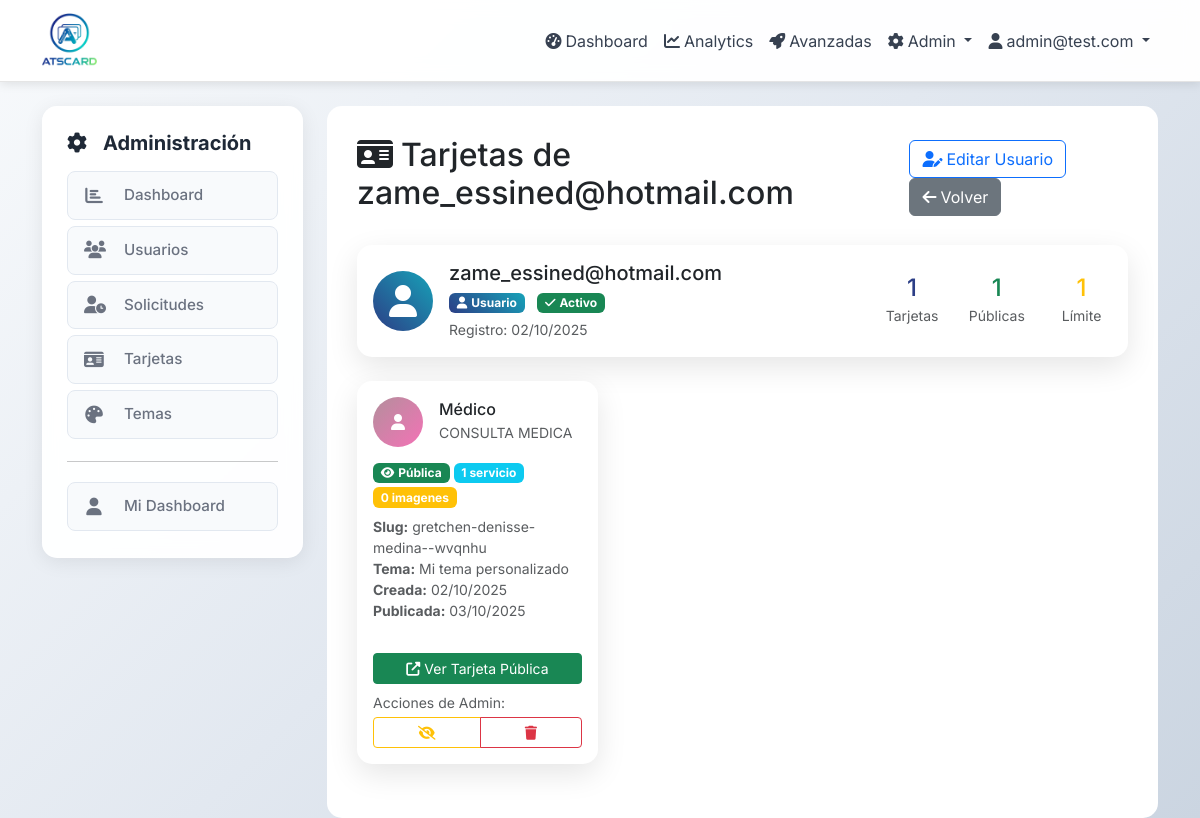
The app's page /admin/users/10/cards (signed in), older data.
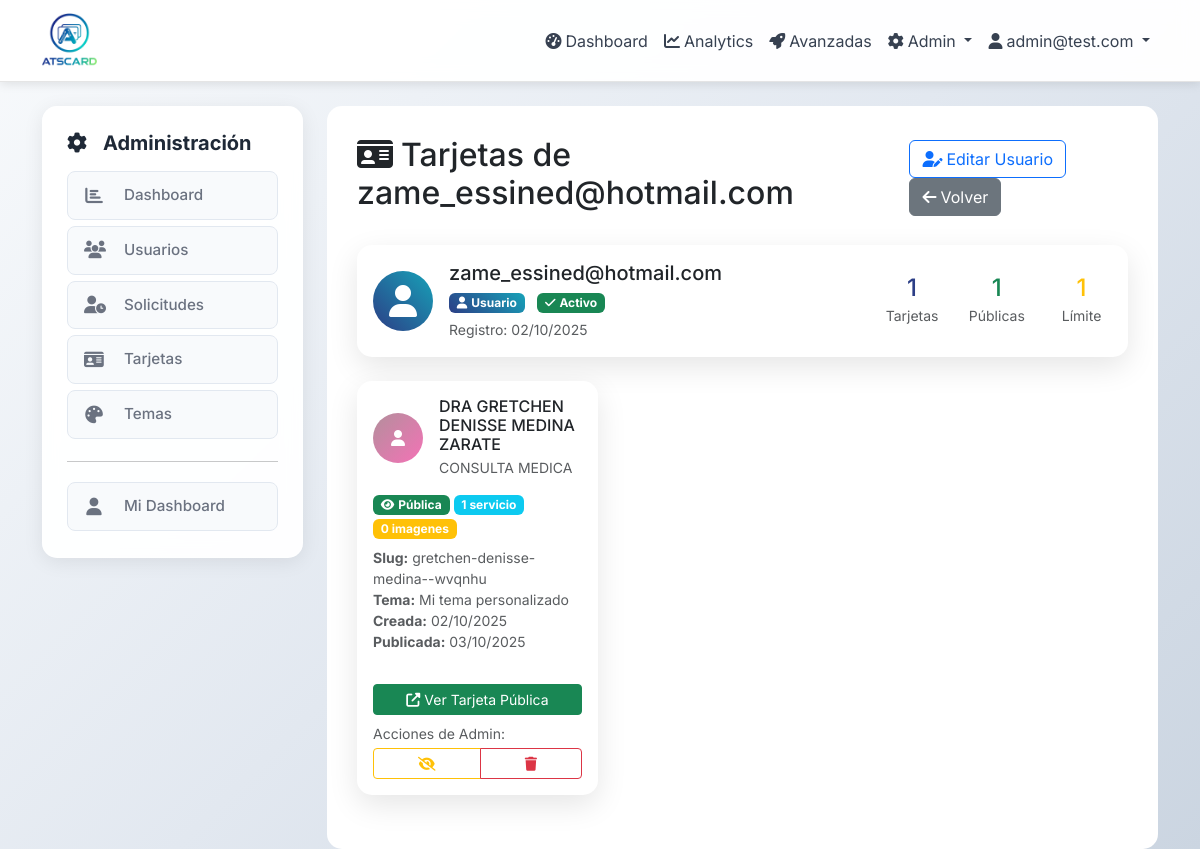
The same page, newer data.
### app/models.py (models this page shows, shortened)
class Card(db.Model):
    id = db.Column(db.Integer, primary_key=True)
    owner_id = db.Column(db.Integer, db.ForeignKey('user.id'), nullable=False)
    slug = db.Column(db.String(100), unique=True, nullable=False, index=True)
    title = db.Column(db.String(200))  # e.g., "Lourdes Arellano - Salón & Spa"
    name = db.Column(db.String(100), nullable=False)
    job_title = db.Column(db.String(200))
    company = db.Column(db.String(200))
    phone = db.Column(db.String(20))
    email_public = db.Column(db.String(120))
    website = db.Column(db.String(255))
    location = db.Column(db.String(255))
    bio = db.Column(db.Text)
    theme_id = db.Column(db.Integer, db.ForeignKey('theme.id'), nullable=False)
    is_public = db.Column(db.Boolean, default=True, nullable=False)
    published_at = db.Column(db.DateTime)
    avatar_path = db.Column(db.String(255))  # Legacy - kept for backward compatibility
    avatar_square_path = db.Column(db.String(255))  # Square version for circle/rounded/square
    avatar_rect_path = db.Column(db.String(255))   # Rectangular version for rectangle shape
    require_customer_address = db.Column(db.Boolean, default=False, nullable=False)  # solicitar dirección en citas
    created_at = db.Column(db.DateTime, default=now_utc_for_db)
    updated_at = db.Column(db.DateTime, default=now_utc_for_db, onupdate=now_utc_for_db)
    instagram = db.Column(db.String(255))
    whatsapp_country = db.Column(db.String(10))  # Country code for WhatsApp (e.g., '+34')
    whatsapp = db.Column(db.String(20))  # Phone number without country code
    custom_layout = db.Column(db.Text)  # Store custom layout JSON from visual editor
    facebook = db.Column(db.String(255))
    linkedin = db.Column(db.String(255))
    twitter = db.Column(db.String(255))
    youtube = db.Column(db.String(255))
    tiktok = db.Column(db.String(255))
    telegram = db.Column(db.String(255))
    snapchat = db.Column(db.String(255))
    pinterest = db.Column(db.String(255))
    github = db.Column(db.String(255))
    behance = db.Column(db.String(255))
    dribbble = db.Column(db.String(255))
    primary_social_networks = db.Column(db.Text)
    services = db.relationship('Service', backref='card', lazy='dynamic', cascade='all, delete-orphan')
    products = db.relationship('Product', backref='card', lazy='dynamic', cascade='all, delete-orphan')
    gallery_items = db.relationship('GalleryItem', backref='card', lazy='dynamic', cascade='all, delete-orphan')
    def get_public_url(self):
        return f"/c/{self.slug}"

class Theme(db.Model):
    id = db.Column(db.Integer, primary_key=True)
    name = db.Column(db.String(100), nullable=False)
    template_name = db.Column(db.String(50), default='classic')  # template file name (classic, mobile, elegant, etc.)
    primary_color = db.Column(db.String(7), default='#6366f1')  # hex color
    secondary_color = db.Column(db.String(7), default='#8b5cf6')
    accent_color = db.Column(db.String(7), default='#ec4899')
    avatar_border_color = db.Column(db.String(7), default='#ffffff')  # avatar border color
    font_family = db.Column(db.String(100), default='Inter')
    layout = db.Column(Enum('classic', 'modern', 'minimal', name='theme_layouts'), default='modern')
    avatar_shape = db.Column(Enum('circle', 'rounded', 'square', 'rectangle', name='avatar_shapes'), default='circle')
    bg_image_path = db.Column(db.String(255))  # optional background image
    preview_image = db.Column(db.String(255))  # preview screenshot for theme selection
    is_active = db.Column(db.Boolean, default=True)  # admin can disable themes
    is_global = db.Column(db.Boolean, default=False)  # True for admin themes visible to all, False for personal themes
    created_by_id = db.Column(db.Integer, db.ForeignKey('user.id'), nullable=True)  # NULL for admin themes, user_id for personal themes
    created_at = db.Column(db.DateTime, default=now_utc_for_db)
    cards = db.relationship('Card', backref='theme', lazy='dynamic')

### app/admin/routes.py (the view)
@bp.route('/users/<int:id>/cards')
@login_required
@admin_required
def user_cards(id):
    user = User.query.get_or_404(id)
    cards = user.cards.order_by(Card.created_at.desc()).all()
    return render_template('admin/user_cards.html', user=user, cards=cards)

### app/models.py (called while the page is built)
    def is_admin(self):
        return self.role == 'admin'

### app/utils.py (called while the page is built)
def admin_required(f):
    from functools import wraps
    from flask import abort
    from flask_login import current_user
    @wraps(f)
    def decorated_function(*args, **kwargs):
        if not current_user.is_authenticated or not current_user.is_admin():
            abort(403)
        return f(*args, **kwargs)
    return decorated_function

### app/templates/admin/user_cards.html (shortened to what the changed rows need)
{% extends "base.html" %}
{% block content %}
<div class="row">
    <div class="col-md-9">
        <div class="main-content">
            <div class="d-flex justify-content-between align-items-center mb-4">
                <h2>
                    <i class="fas fa-id-card me-2"></i>Tarjetas de {{ user.email }}
                </h2>
            </div>
            {% if cards %}
                <div class="row">
                    {% for card in cards %}
                        <div class="col-lg-6 col-xl-4 mb-4">
                            <div class="card h-100">
                                <div class="card-body d-flex flex-column">
                                    <div class="d-flex align-items-center mb-3">
                                        <div class="avatar-sm me-3">
                                            {% if card.avatar_path %}
                                                <img src="{{ url_for('static', filename='uploads/' + card.avatar_path) }}"
                                                     class="rounded-circle" width="50" height="50" style="object-fit: cover;">
                                            {% else %}
                                                <div class="rounded-circle d-flex align-items-center justify-content-center"
                                                     style="width: 50px; height: 50px; background: linear-gradient(135deg, {{ card.theme.primary_color }}, {{ card.theme.secondary_color }}); color: white;">
                                                    <i class="fas fa-user"></i>
                                                </div>
                                            {% endif %}
                                        </div>
                                        <div class="flex-grow-1">
                                            <h6 class="card-title mb-0">{{ card.title or card.name }}</h6>
                                            {% if card.company %}
                                                <small class="text-muted">{{ card.company }}</small>
                                            {% endif %}
                                        </div>
                                    </div>
                                    <div class="mb-3">
                                        <div class="d-flex flex-wrap gap-1 mb-2">
                                            {% if card.is_public %}
                                                <span class="badge bg-success">
                                                    <i class="fas fa-eye me-1"></i>Pública
                                                </span>
                                            {% else %}
                                                <span class="badge bg-secondary">
                                                    <i class="fas fa-eye-slash me-1"></i>Privada
                                                </span>
                                            {% endif %}
                                            <span class="badge bg-info">
                                                {{ card.services.count() }} servicio{{ 's' if card.services.count() != 1 else '' }}
                                            </span>
                                            <span class="badge bg-warning">
                                                {{ card.gallery_items.count() }} imagen{{ 'es' if card.gallery_items.count() != 1 else '' }}
                                            </span>
                                        </div>
                                        <div class="small text-muted">
                                            <div><strong>Slug:</strong> {{ card.slug }}</div>
                                            <div><strong>Tema:</strong> {{ card.theme.name }}</div>
                                            <div><strong>Creada:</strong> {{ card.created_at.strftime('%d/%m/%Y') if card.created_at else '-' }}</div>
                                            {% if card.published_at %}
                                                <div><strong>Publicada:</strong> {{ card.published_at.strftime('%d/%m/%Y') }}</div>
                                            {% endif %}
                                        </div>
                                    </div>
                                    <div class="mt-auto">
                                        <div class="d-grid gap-2">
                                            {% if card.is_public %}
                                                <a href="{{ card.get_public_url() }}" target="_blank" class="btn btn-success btn-sm">
                                                    <i class="fas fa-external-link-alt me-1"></i>Ver Tarjeta Pública
                                                </a>
                                            {% else %}
                                                <button class="btn btn-outline-secondary btn-sm" disabled>
                                                    <i class="fas fa-eye-slash me-1"></i>Tarjeta Privada
                                                </button>
                                            {% endif %}
                                        </div>
                                        <div class="mt-2">
                                            <small class="text-muted d-block mb-1">Acciones de Admin:</small>
                                            <div class="btn-group w-100" role="group">
                                                {% if card.is_public %}
                                                    <button type="button" class="btn btn-outline-warning btn-sm"
                                                            onclick="toggleCardVisibility({{ card.id }}, false)" title="Hacer privada">
                                                        <i class="fas fa-eye-slash"></i>
                                                    </button>
                                                {% else %}
                                                    <button type="button" class="btn btn-outline-success btn-sm"
                                                            onclick="toggleCardVisibility({{ card.id }}, true)" title="Hacer pública">
                                                        <i class="fas fa-eye"></i>
                                                    </button>
                                                {% endif %}
                                                <button type="button" class="btn btn-outline-danger btn-sm"
                                                        onclick="deleteCard({{ card.id }}, '{{ card.name }}')" title="Eliminar">
                                                    <i class="fas fa-trash"></i>
                                                </button>
                                            </div>
                                        </div>
                                    </div>
                                </div>
                            </div>
                        </div>
                    {% endfor %}
                </div>
            {% endif %}
        </div>
    </div>
</div>
{% endblock %}

Row changes from the older to the newer data that the page shows:
changed Card "CONSULTA MEDICA": title "Médico" → "DRA GRETCHEN DENISSE MEDINA ZARATE"
